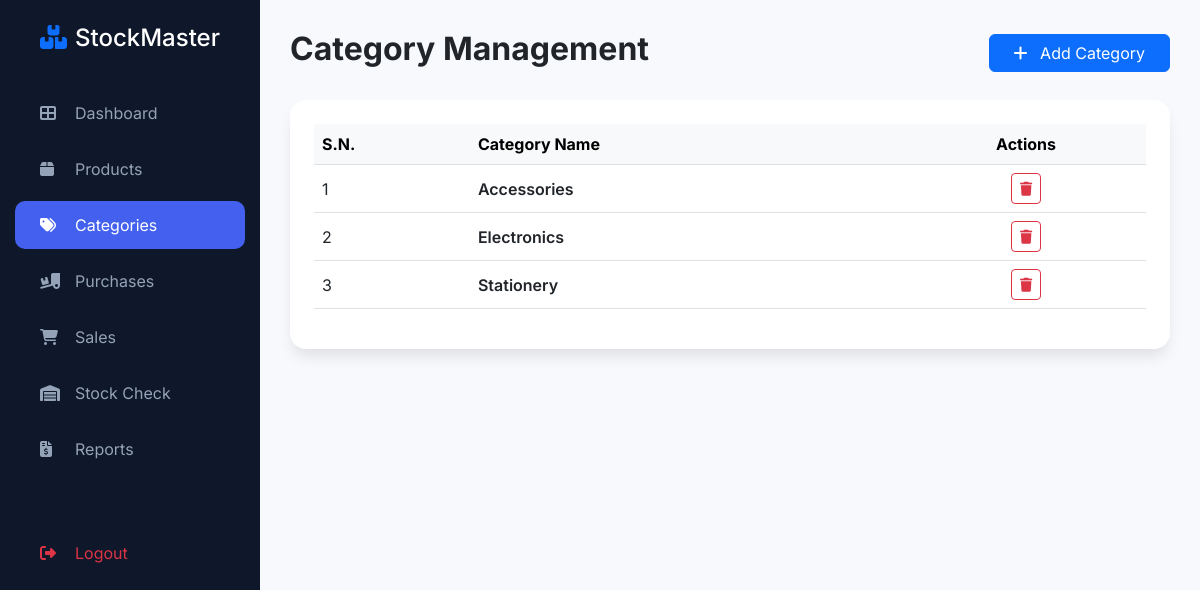
The app's page /categories.php (signed in) with its own data.
### tables this page shows
CREATE TABLE IF NOT EXISTS categories (
  id INT UNSIGNED NOT NULL AUTO_INCREMENT,
  name VARCHAR(100) NOT NULL UNIQUE,
  created_at TIMESTAMP NOT NULL DEFAULT CURRENT_TIMESTAMP,
  PRIMARY KEY (id)
);

### security.php (called while the page is built, shortened)
<?php
function current_role() {
    return $_SESSION['role'] ?? '';
}

### html/categories.php (the view, shortened to what this page needs)
<?php
require_once '../db_config.php';
require_once '../security.php';
$categories = $conn->query("SELECT * FROM categories ORDER BY name ASC");
?>
<!DOCTYPE html>
<html lang="en">
<head>
    <link href="https://cdn.jsdelivr.net/npm/bootstrap@5.3.0/dist/css/bootstrap.min.css" rel="stylesheet">
    <link rel="stylesheet" href="https://cdnjs.cloudflare.com/ajax/libs/font-awesome/6.4.0/css/all.min.css">
    <link rel="stylesheet" href="https://cdnjs.cloudflare.com/ajax/libs/animate.css/4.1.1/animate.min.css"/>
</head>
<body>
    <nav id="sidebar">
        <div class="p-4 text-center">
            <h4 class="mb-0"><i class="fas fa-boxes me-2 text-primary"></i>StockMaster</h4>
        </div>
        <ul class="nav flex-column mt-2">
            <li class="nav-item"><a href="index.php" class="nav-link"><i class="fas fa-th-large"></i> Dashboard</a></li>
            <li class="nav-item"><a href="products.php" class="nav-link"><i class="fas fa-box"></i> Products</a></li>
            <li class="nav-item"><a href="categories.php" class="nav-link active"><i class="fas fa-tags"></i> Categories</a></li>
            <li class="nav-item"><a href="purchases.php" class="nav-link"><i class="fas fa-truck-loading"></i> Purchases</a></li>
            <li class="nav-item"><a href="sales.php" class="nav-link"><i class="fas fa-shopping-cart"></i> Sales</a></li>
            <li class="nav-item"><a href="stock_status.php" class="nav-link"><i class="fas fa-warehouse"></i> Stock Check</a></li>
            <li class="nav-item"><a href="reports.php" class="nav-link"><i class="fas fa-file-invoice-dollar"></i> Reports</a></li>
            <li class="nav-item"><a href="login.php" class="nav-link text-danger"><i class="fas fa-sign-out-alt"></i> Logout</a></li>
        </ul>
    </nav>
    <div id="content">
        <div class="d-flex justify-content-between align-items-center mb-4">
            <h2 class="fw-bold animate__animated animate__fadeInDown">Category Management</h2>
            <button class="btn btn-primary px-4" data-bs-toggle="modal" data-bs-target="#categoryModal">
                <i class="fas fa-plus me-2"></i> Add Category
            </button>
        </div>
        <div class="card p-4 animate__animated animate__fadeIn">
            <div class="table-responsive">
                <table class="table table-hover align-middle">
                    <thead class="table-light">
                        <tr>
                            <th>S.N.</th>
                            <th>Category Name</th>
                            <th class="text-center">Actions</th>
                        </tr>
                    </thead>
                    <tbody>
                        <?php $sn = 1; $delay = 0.1; while($c = $categories->fetch_assoc()): ?>
                        <tr class="animate__animated animate__fadeInUp" style="animation-delay: <?php echo $delay; ?>s;">
                            <td><?php echo $sn++; ?></td>
                            <td class="fw-semibold"><?php echo $c['name']; ?></td>
                            <td class="text-center">
                                <?php if (current_role() === 'admin'): ?>
                                <form action="" method="POST" class="d-inline" onsubmit="return confirm('Delete this category?')">
                                    <button type="submit" class="btn btn-sm btn-outline-danger"><i class="fas fa-trash"></i></button>
                                </form>
                                <?php endif; ?>
                            </td>
                        </tr>
                        <?php $delay += 0.05; endwhile; ?>
                    </tbody>
                </table>
            </div>
        </div>
    </div>
</body>
</html>

### html/categories.php (style rules this page uses)
:root { --sidebar-width: 260px; --primary-color: #4361ee; --bg-light: #f8f9fc; }
body { font-family: 'Inter', sans-serif; background-color: var(--bg-light); }
#sidebar { width: var(--sidebar-width); height: 100vh; position: fixed; background: #0f172a; color: #fff; z-index: 1000; }
.nav-link { color: #94a3b8; padding: 12px 25px; transition: 0.3s; display: flex; margin: 4px 15px; border-radius: 10px; align-items: center; text-decoration: none; }
.nav-link:hover, .nav-link.active { color: #fff; background: var(--primary-color); }
.nav-link i { margin-right: 15px; width: 20px; }
#content { margin-left: var(--sidebar-width); padding: 30px; width: calc(100% - var(--sidebar-width)); }
.card { border: none; border-radius: 16px; box-shadow: 0 10px 15px -3px rgba(0, 0, 0, 0.1); }

### records on screen
categories: name "Accessories"
categories: name "Electronics"
categories: name "Stationery"
